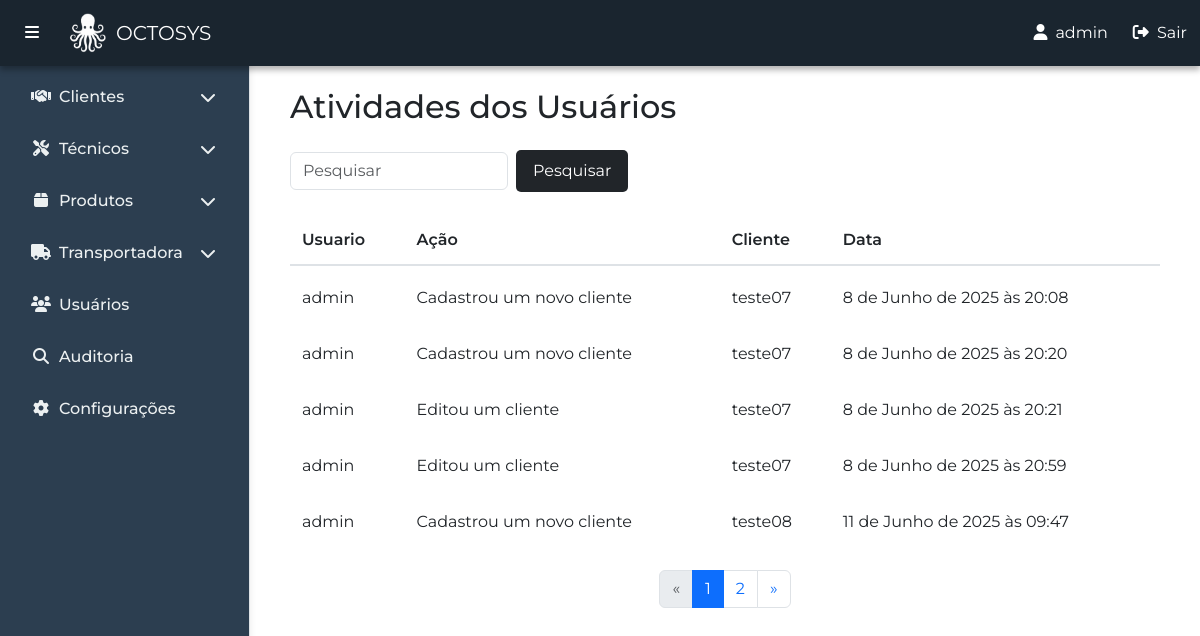
The app's page /pt-br/atividades/ver_atividades/ (signed in) with its own data.
### atividades/models.py (models this page shows, shortened)
class AtividadeUsuarioCliente(models.Model):
    usuario = models.ForeignKey(User, on_delete=models.CASCADE)
    cliente = models.ForeignKey(Cliente, on_delete=models.CASCADE)
    descricao = models.CharField(max_length=255)
    data = models.DateTimeField(auto_now_add=True)

### clientes/models.py (models this page shows, shortened)
class Cliente(models.Model):
    codigo = models.CharField(max_length=20, unique=True, blank=True, null=True)
    nome_cliente = models.CharField(max_length=100)
    nome_fantasia = models.CharField(max_length=100, blank=True)
    data_inclusao = models.DateTimeField()
    cnpj_cpf = models.CharField(max_length=18, unique=True)
    inscricao_estadual = models.CharField(max_length=50)
    inscricao_municipal = models.CharField(max_length=50)
    email1 = models.EmailField()
    email2 = models.EmailField(blank=True, null=True)
    telefone1 = models.CharField(max_length=20, blank=True)
    telefone2 = models.CharField(max_length=20, blank=True)
    celular1 = models.CharField(max_length=20, blank=True)
    celular2 = models.CharField(max_length=20, blank=True)
    atividade = models.ForeignKey(Atividade, on_delete=models.SET_NULL, blank=False, null=True)
    segmento = models.ForeignKey(Segmento, on_delete=models.SET_NULL, blank=False, null=True)
    observacao = models.TextField(blank=True, null=True)
    logradouro_real = models.CharField(max_length=100, blank=False)
    numero_real = models.CharField(max_length=10, blank=False)
    complemento_real = models.CharField(max_length=50, blank=True)
    bairro_real = models.CharField(max_length=50, blank=False)
    cidade_real = models.CharField(max_length=50, blank=False)
    estado_real = models.CharField(max_length=2, choices=ESTADOS, default='RJ', blank=False, null=False)
    cep_real = models.CharField(max_length=10, blank=False)
    logradouro_cobranca = models.CharField(max_length=100, blank=True)
    numero_cobranca = models.CharField(max_length=10, blank=True)
    complemento_cobranca = models.CharField(max_length=50, blank=True)
    bairro_cobranca = models.CharField(max_length=50, blank=True)
    cidade_cobranca = models.CharField(max_length=50, blank=True)
    estado_cobranca = models.CharField(max_length=2, choices=ESTADOS, blank=True, null=True)
    cep_cobranca = models.CharField(max_length=10, blank=True)
    def __str__(self):
        return f"{self.nome_cliente}"

### atividades/views.py (the view)
# urls.py: path('ver_atividades/', views.ver_atividades, name='ver_atividades'),
@login_required
def ver_atividades(request):
    atividade = AtividadeUsuarioCliente.objects.all()
    paginator = Paginator(atividade, 5)
    page_number = request.GET.get('page')
    page_obj = paginator.get_page(page_number)
    return render(request, "atividades/atividades.html", {'atividade' : atividade, 'page_obj': page_obj,})

### atividades/templates/atividades/atividades.html (shortened to what this page needs)
{% extends 'principal/base.html' %}
{% block content %}
<div class="container my-4">
    <h2 class="mb-4">Atividades dos Usuários</h2>
    <div class="table-responsive">
        <div class="mb-3 d-flex justify-content-between align-items-center">
            <form method="get" class="d-flex align-items-center gap-2">
                <input type="text" name="pesquisa" placeholder="Pesquisar" class="form-control w-auto"
                    value="{{ pesquisa|default:'' }}">
                <button type="submit" class="btn"
                    style="background-color: #212529; color: #fff; border-radius: 5px; padding: 8px 16px; transition: background-color 0.3s;"
                    onmouseover="this.style.backgroundColor='#343a40'"
                    onmouseout="this.style.backgroundColor='#212529'">
                    Pesquisar
                </button>
            </form>
        </div>
        <div class="table-pagination-container">
            <table class="table table-hover custom-table">
                <thead class="custom-thead">
                    <tr>
                        <th scope="col">Usuario</th>
                        <th scope="col">Ação</th>
                        <th scope="col">Cliente</th>
                        <th scope="col">Data</th>
                    </tr>
                </thead>
                <tbody>
                    {% for atividade in page_obj %}
                    <tr data-bs-toggle="modal"
                        data-bs-target="#modalAtividade{{ atividade.id }}"
                        style="cursor: pointer;">
                        <td>{{ atividade.usuario }}</td>
                        <td>{{ atividade.descricao }}</td>
                        <td>{{ atividade.cliente }}</td>
                        <td>{{ atividade.data }}</td>
                    </tr>
                    {% empty %}
                    <tr>
                        <td colspan="4">Nenhum Técnico encontrado.</td>
                    </tr>
                    {% endfor %}
                </tbody>
            </table>
            <nav aria-label="Navegação de página">
                <ul class="pagination justify-content-center">
                    {% if page_obj.has_previous %}
                    <li class="page-item">
                        <a class="page-link" href="?{% if pesquisa %}pesquisa={{ pesquisa }}&{% endif %}page={{ page_obj.previous_page_number }}" aria-label="Anterior">
                            <span aria-hidden="true">&laquo;</span>
                        </a>
                    </li>
                    {% else %}
                    <li class="page-item disabled">
                        <span class="page-link">&laquo;</span>
                    </li>
                    {% endif %}
                    {% for num in page_obj.paginator.page_range %}
                        {% if num == page_obj.number %}
                            <li class="page-item active">
                                <span class="page-link">{{ num }}</span>
                            </li>
                        {% else %}
                            <li class="page-item">
                                <a class="page-link" href="?{% if pesquisa %}pesquisa={{ pesquisa }}&{% endif %}page={{ num }}">{{ num }}</a>
                            </li>
                        {% endif %}
                    {% endfor %}
                    {% if page_obj.has_next %}
                    <li class="page-item">
                        <a class="page-link" href="?{% if pesquisa %}pesquisa={{ pesquisa }}&{% endif %}page={{ page_obj.next_page_number }}" aria-label="Próximo">
                            <span aria-hidden="true">&raquo;</span>
                        </a>
                    </li>
                    {% else %}
                    <li class="page-item disabled">
                        <span class="page-link">&raquo;</span>
                    </li>
                    {% endif %}
                </ul>
            </nav>
        </div>
    </div>
</div>
{% endblock %}

### principal/templates/principal/base.html (shortened to what this page needs)
{% load static %}
<!DOCTYPE html>
<html lang="pt-br">
<head>
  <link href="https://cdn.jsdelivr.net/npm/bootstrap@5.3.0/dist/css/bootstrap.min.css" rel="stylesheet" />
  <link rel="stylesheet" href="https://cdnjs.cloudflare.com/ajax/libs/font-awesome/6.5.0/css/all.min.css" />
</head>
<body>
  <nav class="navbar navbar-expand-lg navbar-light custom-navbar fixed-top">
    <div class="container-fluid">
      <button class="btn btn-link text-white me-3" id="toggleSidebar">
        <i class="fas fa-bars"></i>
      </button>
      <a class="navbar-brand d-flex align-items-center" href="{% url 'home' %}">
        <img src="{% static 'principal/img/logo.png' %}" alt="" width="40" height="40"
          class="me-2 d-inline-block align-text-top">
          OCTOSYS
      </a>
      <div class="collapse navbar-collapse" id="navbarMenu">
        <ul class="navbar-nav ms-auto d-flex align-items-center">
          <li class="nav-item me-3">
            <span class="nav-link text-white"><i class="fa fa-user me-2"></i>{{ user.username }}</span>
          </li>
          <li class="nav-item">
            <form action="{% url 'logout' %}" method="post" class="m-0 p-0">
              <button type="submit" class="btn btn-link text-white p-0 m-0" style="text-decoration: none;">
                <i class="fas fa-sign-out-alt me-1"></i> Sair
              </button>
            </form>
          </li>
        </ul>
      </div>
    </div>
  </nav>
  <div class="sidebar" id="sidebar">
    <ul class="nav flex-column px-3">
      <li class="nav-item mb-2">
        <a class="nav-link d-flex justify-content-between align-items-center" href="#clientesSubmenu" data-bs-toggle="collapse" aria-expanded="false">
          <span><i class="fas fa-handshake me-2"></i>Clientes</span>
          <i class="fas fa-chevron-down"></i>
        </a>
      </li>
      <li class="nav-item mb-2">
        <a class="nav-link d-flex justify-content-between align-items-center" href="#tecnicosSubmenu" data-bs-toggle="collapse" aria-expanded="false">
          <span><i class="fas fa-tools me-2"></i>Técnicos</span>
          <i class="fas fa-chevron-down"></i>
        </a>
      </li>
      <li class="nav-item mb-2">
        <a class="nav-link d-flex justify-content-between align-items-center" href="#produtosSubmenu" data-bs-toggle="collapse" aria-expanded="false">
          <span><i class="fas fa-box me-2"></i>Produtos</span>
          <i class="fas fa-chevron-down"></i>
        </a>
      </li>
      <li class="nav-item mb-2">
        <a class="nav-link d-flex justify-content-between align-items-center" href="#transportadoraSubmenu" data-bs-toggle="collapse" aria-expanded="false">
          <span><i class="fas fa-truck me-2"></i>Transportadora</span>
          <i class="fas fa-chevron-down"></i>
        </a>
      </li>
      <li class="nav-item mb-2">
        <a class="nav-link" href="{% url 'usuarios' user.username %}"><i class="fas fa-users me-2"></i>Usuários</a>
      </li>
      <li class="nav-item mb-2">
        <a class="nav-link" href="{% url 'atividades:ver_atividades' %}"><i class="fas fa-search me-2"></i>Auditoria</a>
      </li>
      <li class="nav-item mb-2">
          <a class="nav-link" href="{% url 'configuracoes' %}"><i class="fas fa-cog me-2"></i>Configurações</a>
      </li>
    </ul>
  </div>
  <div class="content" id="mainContent">
    <div class="container pt-5">
    {% block content %}{% endblock %}
</div>
  </div>
</body>
</html>

### principal/templates/principal/base.html (style rules this page uses)
body { display: flex; min-height: 100vh; font-family: 'Montserrat', sans-serif; }
.sidebar { margin-top: 15px; width: 250px; background-color: #2c3e50; padding-top: 60px; position: fixed; top: 0; bottom: 0; left: 0; z-index: 1000; border-right: 1px solid #dee2e6; box-shadow: 2px 0 5px rgba(0, 0, 0, 0.05); transition: all 0.3s; }
.sidebar .nav-link { color: #ecf0f1; font-weight: 500; padding: 10px 15px; border-radius: 6px; transition: background-color 0.2s, color 0.2s; }
.sidebar .nav-link i { width: 20px; text-align: center; }
.sidebar .nav-item > a i.fas.fa-chevron-down { transition: transform 0.3s; }
.content { margin-left: 250px; padding: 1rem; flex-grow: 1; transition: all 0.3s; }
.custom-navbar { background-color: #1a252f; box-shadow: 0 4px 6px rgba(0, 0, 0, 0.3); }
.custom-navbar .navbar-brand { color: white !important; }
.custom-navbar .btn-link, .custom-navbar .nav-link { transition: color 0.3s ease, transform 0.3s ease; }

### atividades/templates/atividades/atividades.html (style rules this page uses)
.table-pagination-container { min-height: 350px; display: flex; flex-direction: column; justify-content: space-between; }
.custom-table { border-collapse: separate; border-spacing: 0 8px; background-color: transparent; }
.custom-table thead { background-color: #343a40; color: white; }
.custom-table th { border: none; padding: 12px; font-weight: 600; }
.custom-table tbody tr { background-color: #ffffff; transition: box-shadow 0.2s ease; border-radius: 8px; }
.custom-table td { border: none; padding: 12px; vertical-align: middle; }
.custom-table tbody tr td:first-child { border-top-left-radius: 8px; border-bottom-left-radius: 8px; }
.custom-table tbody tr td:last-child { border-top-right-radius: 8px; border-bottom-right-radius: 8px; }
.custom-thead { background-color: #f8f9fa; color: black; }
.custom-thead th { font-weight: 600; padding: 12px; border-bottom: 2px solid #dee2e6; }

### records on screen
AtividadeUsuarioCliente: usuario "admin", descricao "Cadastrou um novo cliente", cliente "teste07", data "8 de Junho de 2025 às 20:08"
AtividadeUsuarioCliente: usuario "admin", descricao "Cadastrou um novo cliente", cliente "teste07", data "8 de Junho de 2025 às 20:20"
AtividadeUsuarioCliente: usuario "admin", descricao "Editou um cliente", cliente "teste07", data "8 de Junho de 2025 às 20:21"
AtividadeUsuarioCliente: usuario "admin", descricao "Editou um cliente", cliente "teste07", data "8 de Junho de 2025 às 20:59"
AtividadeUsuarioCliente: usuario "admin", descricao "Cadastrou um novo cliente", cliente "teste08", data "11 de Junho de 2025 às 09:47"

### other values on screen
{{ user.username }} "admin"
{{ num }} "1"
{{ num }} "2"
